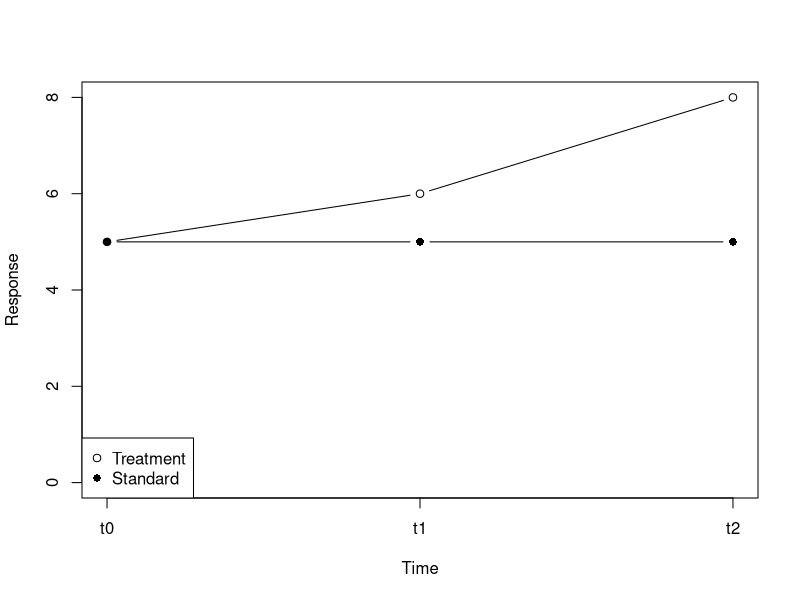

Reproduce this figure in R.
## ---- chunk 1
library(tidyr)
data(world_bank_pop)
pop2 <- world_bank_pop %>%
  pivot_longer(`2000`:`2017`, names_to = "year", values_to = "value") %>%
  dplyr::filter(
    indicator == "SP.POP.TOTL",
    year <= 2005
  )
dim(pop2)
table(world_bank_pop$indicator)
## ---- chunk 2

df <- data.frame(
  time = c("t0", "t1", "t2"),
  time_n = c(1,2,3),
  trt = c(5, 6, 8),
  plc = c(5, 5, 5)
)
df$time <- as.factor(df$time)
plot(df$time_n, df$trt,
  xaxt = 'n', type = "b",
  ylim = c(0, 8),
  xlab = "Time",
  ylab = "Response"
)
axis(side = 1, at = df$time_n, labels = df$time)
points(df$plc, type = "b", pch = 16)
legend("bottomleft", c("Treatment","Standard"),pch = c(1, 16))
